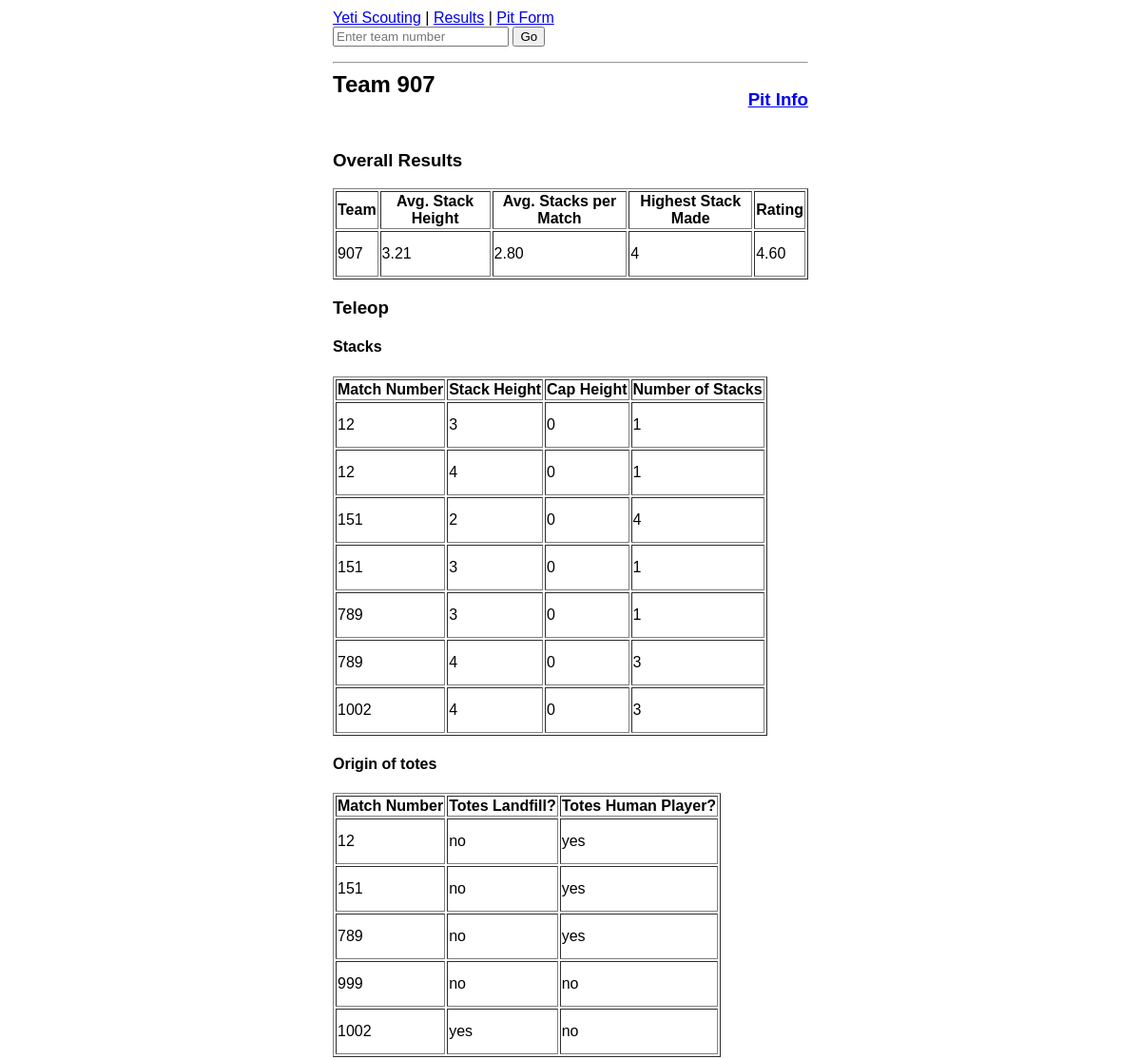
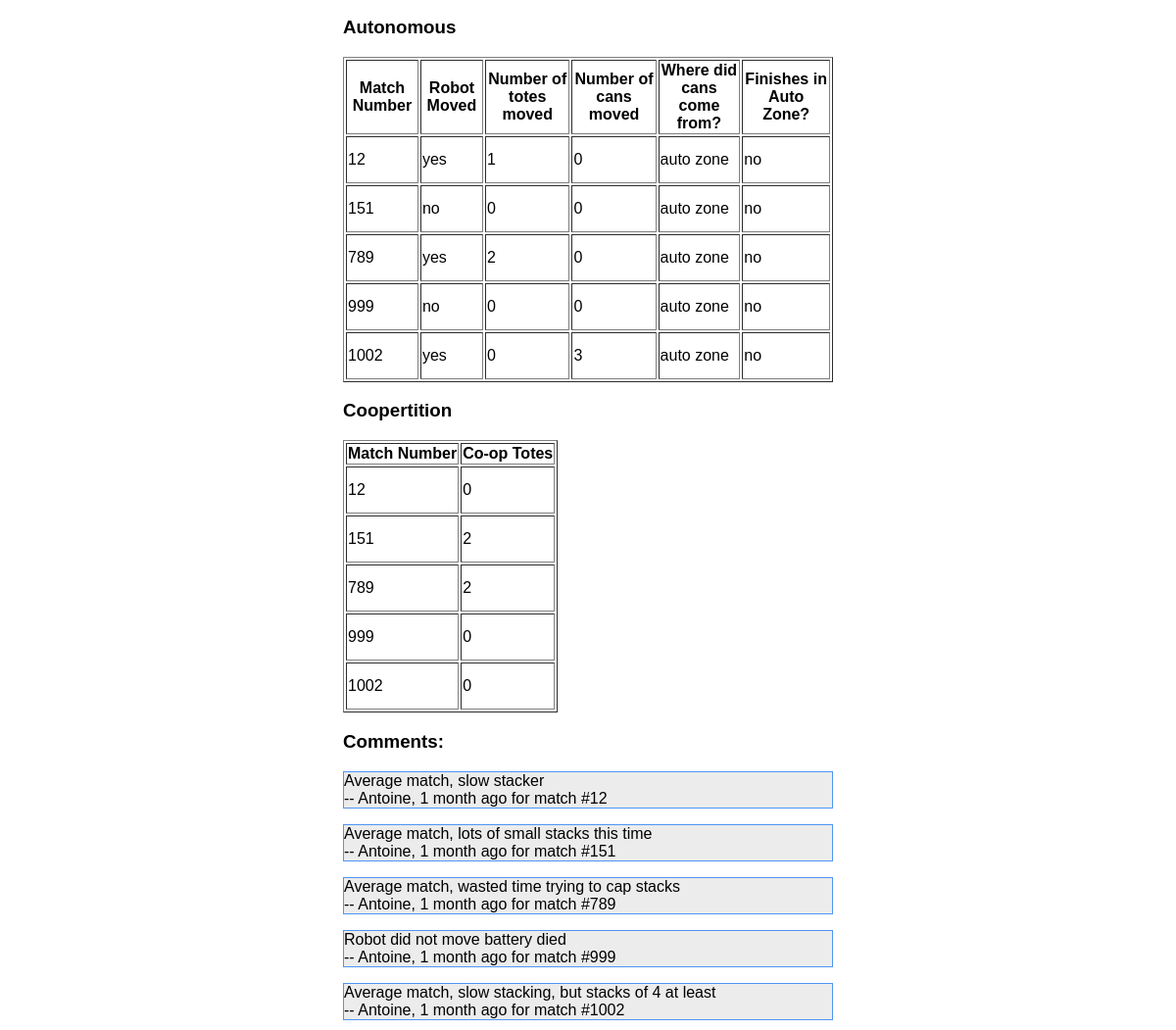
Screenshot of /team.php?team=907 with the database file from the repository (2 pictures, top to bottom).
### tables this page shows
CREATE TABLE IF NOT EXISTS `scout_data` (
`scout_data_id` int(11) NOT NULL,
  `team` int(11) NOT NULL,
  `match_number` int(11) DEFAULT NULL,
  `comments` text,
  `robot_moved` tinyint(1) NOT NULL,
  `totes_auto` int(11) NOT NULL,
  `cans_auto` int(11) NOT NULL,
  `coopertition` tinyint(1) NOT NULL,
  `coopertition_totes` int(11) NOT NULL,
  `score` int(11) DEFAULT NULL,
  `rating` int(11) NOT NULL DEFAULT '1',
  `timestamp` timestamp NOT NULL DEFAULT CURRENT_TIMESTAMP ON UPDATE CURRENT_TIMESTAMP,
  `name` text NOT NULL,
  `cans_from_middle` tinyint(1) NOT NULL,
  `totes_from_landfill` tinyint(1) NOT NULL,
  `totes_from_human` tinyint(1) NOT NULL,
  `cans_auto_origin` tinyint(4) NOT NULL,
  `in_auto_zone` tinyint(1) NOT NULL
);

### functions.php (called while the page is built, shortened)
<?php
function getTeamStacksTable($db, $team){
	$query = "SELECT match_number AS 'Match Number', totes AS 'Stack Height', cap_height AS 'Cap Height', COUNT(totes) AS 'Number of Stacks'
				FROM stacks
				LEFT JOIN scout_data ON scout_data.scout_data_id = stacks.scout_data_id
				WHERE totes > 0 AND team = ?
			    GROUP BY totes, cap_height, match_number
				ORDER BY match_number, totes";
	if($stmt = $db->prepare($query)){
		$stmt->bind_param("i", $team);
		$stmt->execute();
		return $stmt->get_result();
	} else{
		return null;
	}
}
function getTeamAutoTable($db, $team){
	$query = "SELECT match_number AS 'Match Number', if(robot_moved, 'yes', 'no') AS 'Robot Moved', totes_auto AS 'Number of totes moved', cans_auto AS 'Number of cans moved', if(cans_auto_origin, 'step', 'auto zone') AS 'Where did cans come from?', if(in_auto_zone, 'yes', 'no') AS 'Finishes in Auto Zone?'
				FROM scout_data
				WHERE team=?";
	if($stmt = $db->prepare($query)){
		$stmt->bind_param("i", $team);
		$stmt->execute();
		return $stmt->get_result();
	} else{
		return null;
	}
}
function getTeamRankings($db, $team){
	$query = "SELECT t1.team AS Team, ROUND(t1.avg_height,2) AS 'Avg. Stack Height', ROUND(t2.avg_stacks,2) AS 'Avg. Stacks per Match', MAX(t4.totes) AS 'Highest Stack Made', ROUND(rating,2) AS 'Rating'
FROM (SELECT team, AVG(totes) AS avg_height, totes
FROM stacks
LEFT JOIN scout_data ON scout_data.scout_data_id=stacks.scout_data_id
GROUP BY team) AS t1
LEFT JOIN (SELECT team, COUNT(totes > 0) / COUNT(DISTINCT match_number) AS avg_stacks
FROM stacks
RIGHT JOIN scout_data ON scout_data.scout_data_id = stacks.scout_data_id
GROUP BY team
ORDER BY team DESC) AS t2 ON t1.team = t2.team
LEFT JOIN (SELECT AVG(rating) AS rating, team
					FROM scout_data
					GROUP BY team) AS t3 ON t1.team=t3.team
LEFT JOIN (SELECT team, totes
				FROM stacks
				LEFT JOIN scout_data ON scout_data.scout_data_id = stacks.scout_data_id
				WHERE totes > 0 AND team = ?
			    GROUP BY totes, cap_height, match_number
				ORDER BY match_number, totes) AS t4 ON t4.team=t1.team
WHERE t1.team=?";
	if($stmt = $db->prepare($query)){
		$stmt->bind_param("ii", $team, $team);
		$stmt->execute();
		return $stmt->get_result();
	} else{
		return null;
	}
}
function getTeamTotesOriginTable($db, $team){
	$query = "SELECT match_number AS 'Match Number', if(totes_from_landfill, 'yes', 'no') AS 'Totes Landfill?', if(totes_from_human, 'yes', 'no') AS 'Totes Human Player?'
				FROM `scout_data`
				WHERE team=?";
	if($stmt = $db->prepare($query)){
		$stmt->bind_param("i", $team);
		$stmt->execute();
		return $stmt->get_result();
	} else{
		return null;
	}
}
function timeAgo($timestamp){
	$difference = time() - $timestamp;
	$periods = array("second", "minute", "hour", "day", "week", "month", "years", "decade");
	$lengths = array("60","60","24","7","4.35","12","10");
	for($j = 0; $difference >= $lengths[$j]; $j++) {
		$difference /= $lengths[$j];
	}
	$difference = round($difference);
	$text = "$difference $periods[$j] ago";
	return $text;
}
function getTeamCoopertition($db, $team){
	$query = "SELECT match_number AS 'Match Number', coopertition_totes AS 'Co-op Totes'
				FROM scout_data
				WHERE team = ?
				ORDER BY match_number";
	if($stmt = $db->prepare($query)){
		$stmt->bind_param("i", $team);
		$stmt->execute();
		return $stmt->get_result();
	} else{
		return null;
	}
}
?>

### team.php (the view, shortened to what this page needs)
<?php
include("header.php");
include ("connect.php");
include("functions.php");
$team = "";
$comments = [];
$names = [];
$timestamps = [];
$matchNumber = [];
$query = "SELECT team, comments, UNIX_TIMESTAMP(timestamp) AS timestamp, name, match_number
			FROM scout_data
			WHERE team = ?";
if($stmt = $db->prepare($query)){
	if (isset($_GET["team"])) {
		$stmt->bind_param("i", $_GET["team"]);
	}
	$stmt->execute();
	$result = $stmt->get_result();
	if ($result) {
		while ($row = $result->fetch_assoc()) {
			$team = $row["team"];
			if ($row["comments"] != "" && $row["comments"] != null) {
				$comments[] = $row["comments"];
				$timestamps[] = intval($row["timestamp"]);
				$names[] = $row["name"];
				$matchNumber[] = $row["match_number"];
			}
		}
	}
}
?>
		<h2 class="page_header">Team <?php echo $team;?></h2>
		<h3 class="pit_link"><a href="viewRobot.php?teamNumber=<?php echo $_GET['team'];?>">Pit Info</a></h3><br/><br/><br/>
<?php
$result = getTeamRankings($db, $team);
echo "<h3>Overall Results</h3>";
if ($result) {
	echo "<table border='1'>";
	$fields = $result->fetch_fields();
	echo "<tr>";
	foreach ($fields as $field) {
		echo "<th>".$field->name."</th>";
	}
	echo "</tr>";
	while ( $row = $result->fetch_assoc () ) {
		echo "<tr class=\"team_row\">";
		foreach ( $row as $key => $value ) {
			echo "<td>" . $value . "</td>";
		}
		echo "</tr>";
	}
	echo "</table>";
} else {
	echo ( "<h2>Query failed</h2>" );
}
$result = getTeamStacksTable($db, $team);
echo "<h3>Teleop</h3>";
echo "<h4>Stacks</h4>";
if ($result) {
	echo "<table border='1'>";
	$fields = $result->fetch_fields();
	echo "<tr>";
	foreach ($fields as $field) {
			echo "<th>".$field->name."</th>";
	}
	echo "</tr>";
	while ( $row = $result->fetch_assoc () ) {
		echo "<tr class=\"team_row\">";
		foreach ( $row as $key => $value ) {
			echo "<td>" . $value . "</td>";
		}
		echo "</tr>";
	}
	echo "</table>";
} else {
	echo ( "<h2>Query failed</h2>" );
}
$result = getTeamTotesOriginTable($db, $team);
echo "<h4>Origin of totes</h4>";
if ($result) {
	echo "<table border='1'>";
	$fields = $result->fetch_fields();
	echo "<tr>";
	foreach ($fields as $field) {
		echo "<th>".$field->name."</th>";
	}
	echo "</tr>";
	while ( $row = $result->fetch_assoc () ) {
		echo "<tr class=\"team_row\">";
		foreach ( $row as $key => $value ) {
			echo "<td>" . $value . "</td>";
		}
		echo "</tr>";
	}
	echo "</table>";
} else {
	echo ( "<h2>Query failed</h2>" );
}
$result = getTeamAutoTable($db, $team);
echo "<h3>Autonomous</h3>";
if ($result) {
	echo "<table border='1'>";
	$fields = $result->fetch_fields();
	echo "<tr>";
	foreach ($fields as $field) {
			echo "<th>".$field->name."</th>";
	}
	echo "</tr>";
	while ( $row = $result->fetch_assoc () ) {
		echo "<tr class=\"team_row\">";
		foreach ( $row as $key => $value ) {
			echo "<td>" . $value . "</td>";
		}
		echo "</tr>";
	}
	echo "</table>";
} else {
	echo ( "<h2>Query failed</h2>" );
}
$result = getTeamCoopertition($db, $team);
echo "<h3>Coopertition</h3>";
if ($result) {
	echo "<table border='1'>";
	$fields = $result->fetch_fields();
	echo "<tr>";
	foreach ($fields as $field) {
		echo "<th>".$field->name."</th>";
	}
	echo "</tr>";
	while ( $row = $result->fetch_assoc () ) {
		echo "<tr class=\"team_row\">";
		foreach ( $row as $key => $value ) {
			echo "<td>" . $value . "</td>";
		}
		echo "</tr>";
	}
	echo "</table>";
} else {
	echo ( "<h2>Query failed</h2>" );
}
?>
	<div>
		<h3>Comments:</h3>
		<?php
			if (count($comments) == 0) {
				echo "<p class='team_comment'>No comments are available for this team.</p>";
			} else {
				foreach ($comments as $key => $comment) {
					echo "<p class='team_comment'>";
					echo $comment;
					echo "<br/>";
					echo "<span class='timestamp'>-- ".$names[$key].", ".timeAgo($timestamps[$key])." for match #".$matchNumber[$key]."</span>";
					echo "</p>";
				}
			}
		?>
	</div>
<?php
	include("footer.php");
?>

### header.php (shortened to what this page needs)
<html>
<head>
<link href="scouting.css" type="text/css" rel="stylesheet" />
</head>
<body>
	<div class="header">
	<nav>
		<a href="/">Yeti Scouting</a> |
		<a href="/results.php">Results</a> |
		<a href="/pit.php">Pit Form</a>
		<form class="search" action="team.php" method="get">
			<input type="number" name="team" placeholder="Enter team number" />
			<button type="submit">Go</button>
		</form>
		</nav>
		<hr />
	</div>

### scouting.css (style rules this page uses)
body { max-width: 500px; margin: auto; padding: 10px; font-family:calibri, arial, sans-serif; }
.team_comment { border: #4E95F4 1px solid; background-color: #ECECEC; }
.team_row { height: 48px; }
.pit_link { float: right; display: inline; }
.page_header { display: inline; }

### rows the page displays
scout_data: team "907", match_number "1002", value "yes", value "no", totes_auto "0", cans_auto "3", value "auto zone", coopertition_totes "0"
scout_data: match_number "12", value "no", value "yes", totes_auto "1", cans_auto "0", value "auto zone", coopertition_totes "0"
scout_data: match_number "151", value "no", value "yes", totes_auto "0", cans_auto "0", value "auto zone", coopertition_totes "2"
scout_data: match_number "789", value "no", value "yes", totes_auto "2", cans_auto "0", value "auto zone", coopertition_totes "2"
scout_data: match_number "999", value "no", totes_auto "0", cans_auto "0", value "auto zone", coopertition_totes "0"

### other values shown
$field->name "Team"
$field->name "Avg. Stack Height"
$field->name "Avg. Stacks per Match"
$field->name "Highest Stack Made"
$field->name "Rating"
$value "907"
$value "3.21"
$value "2.80"
$value "4"
$value "4.60"
$field->name "Match Number"
$field->name "Stack Height"
$field->name "Cap Height"
$field->name "Number of Stacks"
$value "12"
